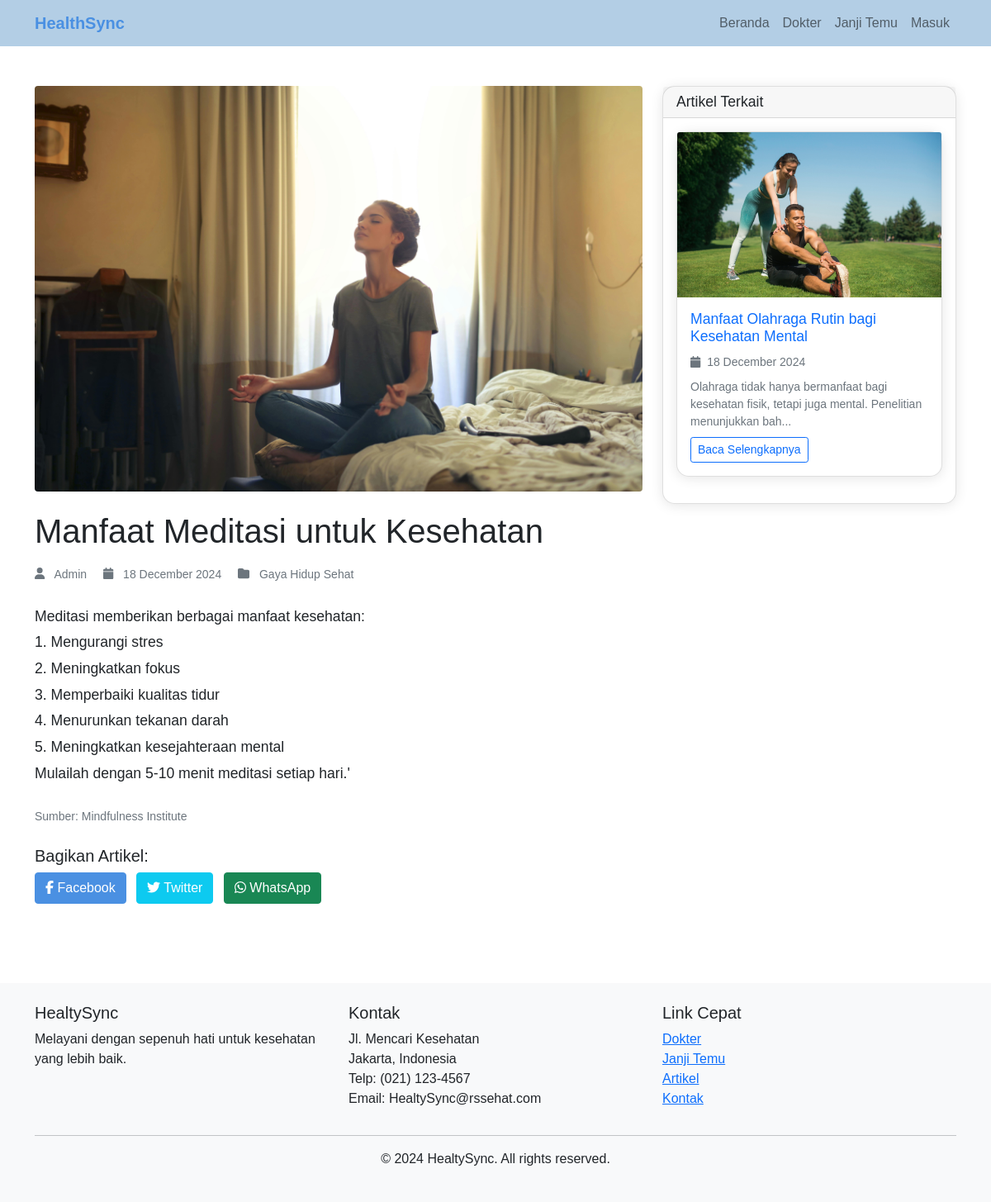
The app's page /article.php?id=10 with its own data.
### tables this page shows
CREATE TABLE `health_articles` (
  `id` int(11) NOT NULL,
  `title` varchar(255) NOT NULL,
  `content` text NOT NULL,
  `image` varchar(255) DEFAULT NULL,
  `category` varchar(100) NOT NULL,
  `author_id` int(11) DEFAULT NULL,
  `source` varchar(255) DEFAULT NULL,
  `published_at` timestamp NOT NULL DEFAULT current_timestamp(),
  `created_at` timestamp NOT NULL DEFAULT current_timestamp(),
  `updated_at` timestamp NOT NULL DEFAULT current_timestamp() ON UPDATE current_timestamp()
);

### article.php (the view, shortened to what this page needs)
<?php
require_once 'config/database.php';
if (isset($_GET['id'])) {
    try {
        $stmt = $pdo->prepare("
            SELECT
                ha.*,
                u.name as author_name
            FROM health_articles ha
            LEFT JOIN users u ON ha.author_id = u.id
            WHERE ha.id = ?
        ");
        $stmt->execute([$_GET['id']]);
        $article = $stmt->fetch();
        $stmt = $pdo->prepare("
            SELECT * FROM health_articles
            WHERE category = ? AND id != ?
            ORDER BY published_at DESC
            LIMIT 3
        ");
        $stmt->execute([$article['category'], $article['id']]);
        $related_articles = $stmt->fetchAll();
    } catch(PDOException $e) {
        $error = "Terjadi kesalahan saat mengambil artikel.";
    }
    try {
        $stmt = $pdo->prepare("
            SELECT * FROM health_articles
            WHERE category = ?
            AND id != ?
            AND published_at <= CURRENT_TIMESTAMP
            ORDER BY published_at DESC
            LIMIT 3
        ");
        $stmt->execute([$article['category'], $article['id']]);
        $related_articles = $stmt->fetchAll();
    } catch(PDOException $e) {
        $error = "Terjadi kesalahan saat mengambil artikel terkait.";
    }
} else {
    header("Location: articles.php");
    exit();
}
include 'includes/header.php';
?>
<div class="container my-5">
    <?php if (isset($error)): ?>
        <div class="alert alert-danger"><?php echo $error; ?></div>
    <?php else: ?>
        <div class="row">
            <div class="col-lg-8">
                <article>
                    <?php if($article['image']): ?>
                        <img src="<?php echo htmlspecialchars($article['image']); ?>"
                             alt="<?php echo htmlspecialchars($article['title']); ?>"
                             class="img-fluid rounded mb-4">
                    <?php endif; ?>
                    <h1 class="mb-3"><?php echo htmlspecialchars($article['title']); ?></h1>
                    <div class="text-muted mb-4">
                        <small>
                            <i class="fas fa-user me-2"></i>
                            <?php echo htmlspecialchars($article['author_name'] ?? 'Admin'); ?>
                            <i class="fas fa-calendar ms-3 me-2"></i>
                            <?php echo date('d F Y', strtotime($article['published_at'])); ?>
                            <i class="fas fa-folder ms-3 me-2"></i>
                            <?php echo htmlspecialchars($article['category']); ?>
                        </small>
                    </div>
                    <div class="article-content">
                        <?php echo nl2br(htmlspecialchars($article['content'])); ?>
                    </div>
                    <?php if($article['source']): ?>
                        <div class="mt-4">
                            <small class="text-muted">
                                Sumber: <?php echo htmlspecialchars($article['source']); ?>
                            </small>
                        </div>
                    <?php endif; ?>
                </article>
                <div class="mt-4 mb-5">
                    <h5>Bagikan Artikel:</h5>
                    <?php
                    $share_url = urlencode("http://" . $_SERVER['HTTP_HOST'] . $_SERVER['REQUEST_URI']);
                    $share_title = urlencode($article['title']);
                    ?>
                    <a href="https://www.facebook.com/sharer/sharer.php?u=<?php echo $share_url; ?>"
                       class="btn btn-primary me-2" target="_blank">
                        <i class="fab fa-facebook-f"></i> Facebook
                    </a>
                    <a href="https://twitter.com/intent/tweet?url=<?php echo $share_url; ?>&text=<?php echo $share_title; ?>"
                       class="btn btn-info me-2 text-white" target="_blank">
                        <i class="fab fa-twitter"></i> Twitter
                    </a>
                    <a href="https://wa.me/?text=<?php echo $share_title . '%20' . $share_url; ?>"
                       class="btn btn-success" target="_blank">
                        <i class="fab fa-whatsapp"></i> WhatsApp
                    </a>
                </div>
            </div>
            <div class="col-lg-4">
                <div class="card mb-4">
                    <div class="card-header">
                        <h5 class="card-title mb-0">Artikel Terkait</h5>
                    </div>
                    <div class="card-body">
                        <?php if(empty($related_articles)): ?>
                            <p class="text-muted">Tidak ada artikel terkait.</p>
                        <?php else: ?>
                            <?php foreach($related_articles as $related): ?>
                                <div class="card mb-3">
                                    <?php if($related['image']): ?>
                                        <img src="<?php echo htmlspecialchars($related['image']); ?>"
                                            alt="<?php echo htmlspecialchars($related['title']); ?>"
                                            class="card-img-top">
                                    <?php endif; ?>
                                    <div class="card-body">
                                        <h6 class="card-title">
                                            <a href="article.php?id=<?php echo $related['id']; ?>"
                                            class="text-decoration-none">
                                                <?php echo htmlspecialchars($related['title']); ?>
                                            </a>
                                        </h6>
                                        <p class="card-text">
                                            <small class="text-muted">
                                                <i class="fas fa-calendar me-1"></i>
                                                <?php echo date('d F Y', strtotime($related['published_at'])); ?>
                                            </small>
                                        </p>
                                        <p class="card-text text-muted small">
                                            <?php
                                            $excerpt = strip_tags($related['content']);
                                            echo substr($excerpt, 0, 100) . '...';
                                            ?>
                                        </p>
                                        <a href="article.php?id=<?php echo $related['id']; ?>"
                                        class="btn btn-sm btn-outline-primary">
                                            Baca Selengkapnya
                                        </a>
                                    </div>
                                </div>
                            <?php endforeach; ?>
                        <?php endif; ?>
                    </div>
                </div>
            </div>
        </div>
    <?php endif; ?>
</div>
<?php include 'includes/footer.php'; ?>

### includes/header.php (style rules this page uses)
:root { --primary-color: #4A90E2; --light-blue: #b3cee5; }
body { font-family: 'Arial', sans-serif; background-color: #ffffff; }
.btn-primary { background-color: var(--primary-color); border-color: var(--primary-color); }
.card { border-radius: 15px; box-shadow: 0 2px 15px rgba(0,0,0,0.1); }

### article.php (style rules this page uses)
.article-content { line-height: 1.8; font-size: 1.1em; }
.card-img-top { height: 200px; object-fit: cover; }
.card .card-title { font-size: 1.1rem; margin-bottom: 0.5rem; }
.card .card-text { margin-bottom: 0.5rem; }

### records on screen
health_articles: image (picture), title "Manfaat Meditasi untuk Kesehatan", published_at "18 December 2024", category "Gaya Hidup Sehat", content "Meditasi memberikan berbagai manfaat kesehatan: 1. Mengurangi stres 2. Meningkatkan fokus 3. Memperbaiki kualitas tidur 4. Menurunkan tekanan darah 5. Meningkatkan kesejahteraan mental Mulailah dengan 5-10 menit meditasi setiap hari.'", source "Mindfulness Institute"
health_articles: image (picture), title "Manfaat Olahraga Rutin bagi Kesehatan Mental", published_at "18 December 2024", content "Olahraga tidak hanya bermanfaat bagi kesehatan fisik, tetapi juga mental. Penelitian menunjukkan bah"

### other values on screen
$article['author_name'] "Admin"
